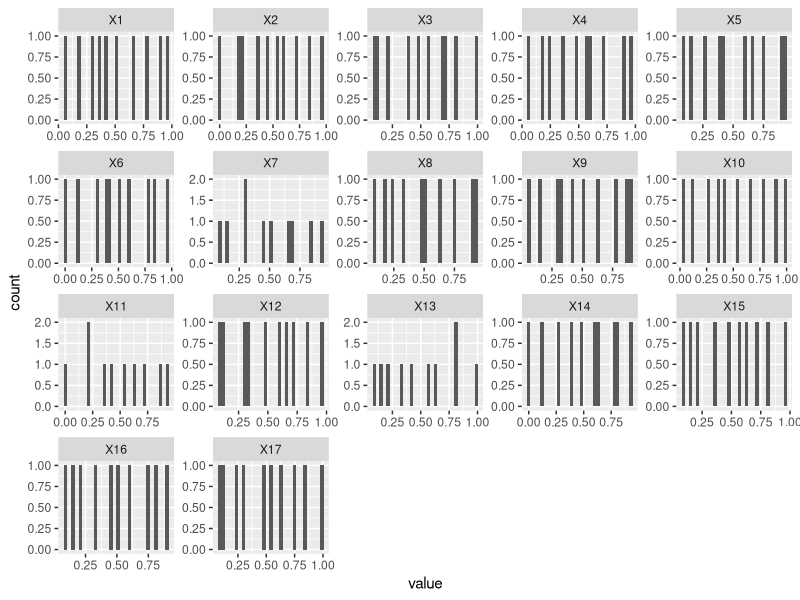
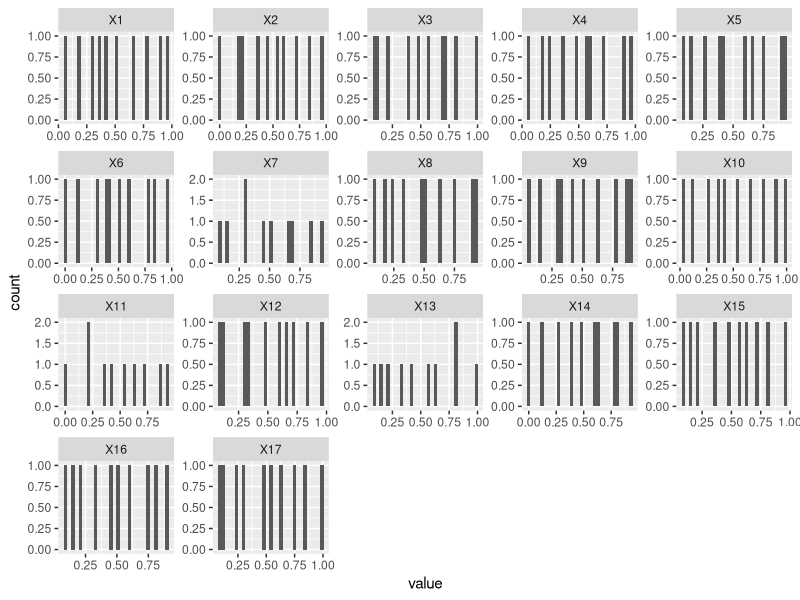

The R script that drew these images, in order:
#Lets load the lhs library
library(lhs)
library(ggplot2)
library(reshape)

#We will use the optimum lhs algorithm
#see http://rss.acs.unt.edu/Rdoc/library/lhs/html/optimumLHS.html

#Model design parameters
numberOfExperiments = 10	# How many experiments can we afford ?
numberOfParameters = 17

#Algorithm settings
maxSweeps=20	 		# The maximum number of times the algorithm may iterate ?
eps=.1				# The optimal stopping criterion

#we need to put the matrix in a data frame, so it gets headers etc, so we can work with it.
lhs=data.frame(optimumLHS(numberOfExperiments, numberOfParameters, maxSweeps, eps))

#make a histogram of each variable.
#We will do this to visualy inspect the uniformity of the data.

#We need to put the data in a two columns [ variable, value], or [X1, 0.223], so that we can plot it.
lhsMelt = melt(lhs)

#We will use 30 bins for each histogram
simpleHistogram = ggplot(data=lhsMelt, aes(x=value)) + geom_histogram(binwidth = 0.03) + facet_wrap(~ variable, scales="free") 
print(simpleHistogram)
ggsave(simpleHistogram, file="ExperimentDistributionHistogram.png") 



#Now we must scale the sample values so that we get paramter values out.
#LSH gives you numbers from [0 1]
#There are a few ways to do this.
#
# The seven parameters that need to be taken into account for experiment 1:
# 1. The belief tree aims (3 profiles) - 1 of 3
# 2. The affiliation weight 1 - from 0.7 to 0.8
# 3. The affiliation weight 2 - from 0.8 to 0.9
# 4. The affiliation weight 3 - from 0.9 to 1.0
# 5. The affiliation distribution 1 - from 25 to 50
# 6. The affiliation distribution 2 - from 25 to 50
# 7. The elecorate influence on policymakers - from 0.001 to 0.010
# 8. The resource potency parameter - from 1 to 10
# 9. The resource weight action - from 0.05 to 0.20
# 10. The trust decay coefficient - from 0.01-0.10
# 11. The conflict level coefficient 1 - from 0.7 to 0.8
# 12. The conflict level coefficient 2 - from 0.8 to 0.9
# 13. The conflict level coefficient 3 - from 0.9 to 1.0
# 14. The team gap in belief - from 0.6 to 1.0
# 15. The team gap in closeness of problem - fom 0.2 to 0.7
# 16. The team gap in closeness of policy - from 0.2 to 0.7
# 17. The ACF threshold - from 0.15 to 0.55

# 1. The belief tree aims
#partitions1=3
# we count backwards to avoid overwriting the values we already set to 1.
#for (i in partitions1:0) {
#  lhs$X1[which(lhs$X1 > (i-1)/partitions1 & lhs$X1 <= i/partitions1)] = i
#}
lhs$X1 = 1

# 2. The affiliation weight 1
lhs$X2 = 0.7

# 3. The affiliation weight 2
lhs$X3 = 0.8

# 4. The affiliation weight 3
lhs$X4 = 0.9

# 5. The affiliation distribution 1
lhs$X5 = 33
#lhs$X5 = 1+lhs$X5*49

# 6. The affiliation distribution 2
lhs$X6 = 0

# 7. The elecorate influence on policymakers
#lhs$X7 = 0.001+lhs$X7*0.009
lhs$X7 = 0.001

# 8. The resource potency parameter
#lhs$X8 = 1+lhs$X8*9
lhs$X8 = 1

# 9. The resource weight action
lhs$X9 = 0.05+lhs$X9*0.15
#lhs$X9 = 0.1

# 10. The trust decay coefficient - from 0.01-0.10
#lhs$X10 = 0.01+lhs$X10*0.09
lhs$X10 = 0.05

# 11. The conflict level coefficient 1 - from 0.7 to 0.8
#lhs$X11 = 0.7+lhs$X11*0.1
lhs$X11 = 0.7

# 12. The conflict level coefficient 2 - from 0.8 to 0.9
#lhs$X12 = 0.8+lhs$X12*0.1
lhs$X12 = 0.8

# 13. The conflict level coefficient 3 - from 0.9 to 1.0
#lhs$X13 = 0.9+lhs$X13*0.1
lhs$X13 = 0.9

# 14. The team gap in belief - from 0.6 to 1.0
#lhs$X14 = 0.6+lhs$X14*0.4
lhs$X14 = 0.8

# 15. The team gap in closeness of problem - fom 0.2 to 0.7
#lhs$X15 = 0.2+lhs$X15*0.5
lhs$X15 = 0.5

# 16. The team gap in closeness of policy - from 0.2 to 0.7
#lhs$X16 = 0.2+lhs$X16*0.5
lhs$X16 = 0.5

# 17. The ACF threshold - from 0.15 to 0.55
#lhs$X17 = 0.15+lhs$X17*0.4
lhs$X17 = 0.35

#1. our parameter value goes from [0  X]
#2. we have a base value and add a arange to it [x+0 x+y]
#3. a parameter is a boolean
#4. a parameter is a switch 1,2,3

#X1 whould be sweeped from [0 250]
#lhs$X1=lhs$X1*250

#X2 is swept from [300 350]
#lhs$X2=300+lhs$X2*50

#X3 is a boolean. If the sample value is below 0.5 is is TRUE, otherwise it is FALSE
#We ave to set the >= 0.5 first, otehrwise everything gets set to false.
#lhs$X3[which(lhs$X3 >= 0.5)] = "false"
#lhs$X3[which(lhs$X3 < 0.5)] = "true"

#x4 is a switch variable, having n possible values, 1,2,3...n We partition the [0 1] space into n parts, and test whether the value fall in, and assign a value to it.
#partitions=5

# we count backwards to avoid overwriting the values we already set to 1.
#for (i in partitions:1) {
#lhs$X4[which(lhs$X4 > (i-1)/partitions & lhs$X4 <= i/partitions)] = i
#}



#Now, lets save the data to a space separated file, no row or column names. 
#Note that we ARE NOT using CSV, as NetLogos file-read function expects space separated values
#You have to be careful when you read the experiment into NetLogo, to get the same order of parameters right.
write.table(lhs,file="Experiments_LHS_4.data",sep=",",row.names = FALSE,col.names = FALSE,quote = FALSE)

#This data file can be read into NetLogo and parameter values set up. See LhsExperiment.nlogo for a exampel how to do this.
